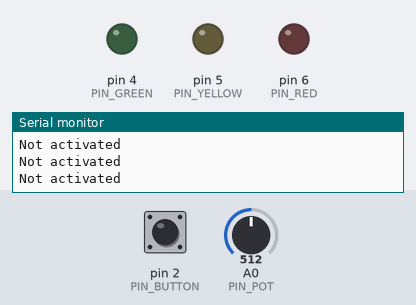
A sketch run on a simulated Arduino Uno, built with avr-gcc and run on an emulated ATmega328P. Shown: output pins drawn as LEDs (lit = HIGH), the last lines printed to the serial monitor. Inputs (shaded band) come from the test bench; at power-on: pin 2 (PIN_BUTTON) LOW, A0 (PIN_POT) = 512.

Above: at 2.8 s.
2.9 s: pin 2 (PIN_BUTTON) pulled HIGH for 1.2 s
At 4.8 s:
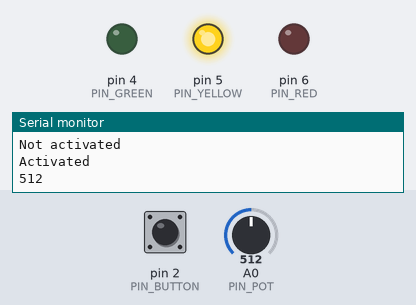
At 5.8 s:
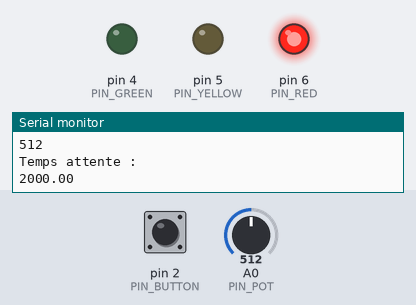
8.2 s: pin 2 (PIN_BUTTON) pulled HIGH for 3.2 s
At 9.8 s:
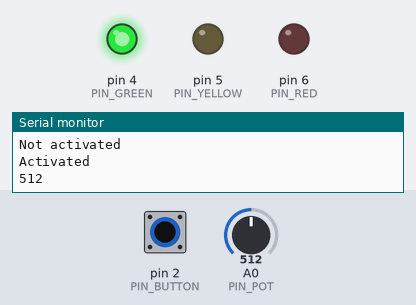
Timing chart, 0 to 14.5 s (numbered marks = the images above; inputs shaded):
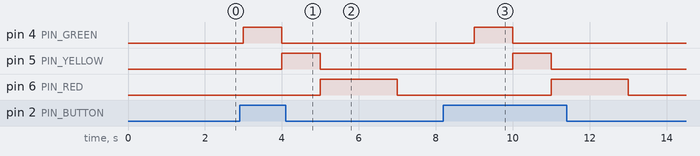

The sketch:

v2.ino
```cpp
#define PIN_GREEN 4
#define PIN_YELLOW 5
#define PIN_RED 6
#define PIN_BUTTON 2
#define PIN_POT A0

/**
*Temps min d'allumage feux pieton
*/
#define TEMP_MIN 2000

/**
*Temps MAX d'allumage feux pieton
*/
#define TEMP_MAX 2000

void setup() {

  Serial.begin(9600);
  pinMode(PIN_GREEN, OUTPUT);
  pinMode(PIN_YELLOW, OUTPUT);
  pinMode(PIN_RED, OUTPUT);
  pinMode(PIN_POT, INPUT);

}

/**
*Fonction du calcul du ratio via l'entree pot
*/

float calculRatio(uint16_t valeurPOT, float vRef = 5.0F)
{
  float ratio =(vRef/1024.0F)*(float)valeurPOT;
  return ratio;
}

// the loop function runs over and over again forever
void loop() {


  int buttonState = digitalRead(PIN_BUTTON);

  if (buttonState>0) {

    Serial.println("Activated");

    int potValue= analogRead(PIN_POT);
    float timeToWaitOnRed = map(potValue, 0, 1023, TEMP_MIN, TEMP_MAX);
    Serial.println(potValue);


    digitalWrite(PIN_GREEN, HIGH);
    delay(1000);

    digitalWrite(PIN_YELLOW, HIGH);
    digitalWrite(PIN_GREEN, LOW);
    delay(1000);

    digitalWrite(PIN_RED, HIGH);
    digitalWrite(PIN_YELLOW, LOW);

    Serial.println("Temps attente :");

    Serial.println(timeToWaitOnRed);
    delay(timeToWaitOnRed);

    digitalWrite(PIN_RED, LOW);
  } else {
    Serial.println("Not activated");
  }


  //Serial.println("Tension : ");
  //Serial.println(potValue);
  //Serial.println(calculRatio(potValue));
  delay(1000);


}
```

Measured:
- after the input at 2.9 s, pin 4 (PIN_GREEN): LOW → HIGH after 0.10 s, → LOW 1.0 s later; pin 5 (PIN_YELLOW): LOW → HIGH after 1.1 s, → LOW 1.0 s later; pin 6 (PIN_RED): LOW → HIGH after 2.1 s, → LOW 2.0 s later
- after the input at 8.2 s, pin 4 (PIN_GREEN): LOW → HIGH after 0.80 s, → LOW 1.0 s later; pin 5 (PIN_YELLOW): LOW → HIGH after 1.8 s, → LOW 1.0 s later; pin 6 (PIN_RED): LOW → HIGH after 2.8 s, → LOW 2.0 s later
